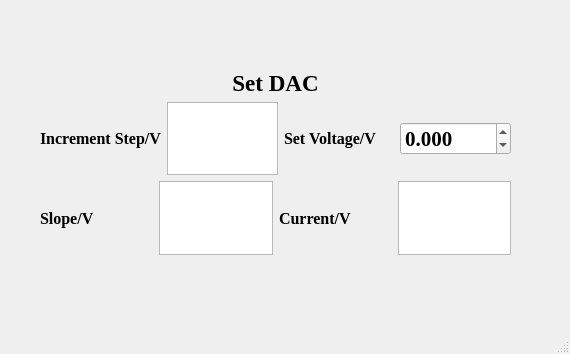
<?xml version="1.0" encoding="UTF-8"?>
<ui version="4.0">
 <class>MainWindow</class>
 <widget class="QMainWindow" name="MainWindow">
  <property name="geometry">
   <rect>
    <x>0</x>
    <y>0</y>
    <width>570</width>
    <height>354</height>
   </rect>
  </property>
  <property name="font">
   <font>
    <family>Times New Roman</family>
   </font>
  </property>
  <property name="windowTitle">
   <string>MainWindow</string>
  </property>
  <widget class="QWidget" name="centralwidget">
   <widget class="QWidget" name="layoutWidget">
    <property name="geometry">
     <rect>
      <x>40</x>
      <y>70</y>
      <width>471</width>
      <height>185</height>
     </rect>
    </property>
    <layout class="QVBoxLayout" name="verticalLayout">
     <item>
      <widget class="QLabel" name="label_18">
       <property name="font">
        <font>
         <family>Times New Roman</family>
         <pointsize>17</pointsize>
         <weight>75</weight>
         <bold>true</bold>
        </font>
       </property>
       <property name="layoutDirection">
        <enum>Qt::LeftToRight</enum>
       </property>
       <property name="text">
        <string>Set DAC</string>
       </property>
       <property name="alignment">
        <set>Qt::AlignCenter</set>
       </property>
      </widget>
     </item>
     <item>
      <layout class="QHBoxLayout" name="horizontalLayout" stretch="1,1,1,1">
       <item>
        <widget class="QLabel" name="label_22">
         <property name="font">
          <font>
           <family>Times New Roman</family>
           <pointsize>12</pointsize>
           <weight>75</weight>
           <bold>true</bold>
          </font>
         </property>
         <property name="text">
          <string>Increment Step/V</string>
         </property>
        </widget>
       </item>
       <item>
        <widget class="QTextEdit" name="increment">
         <property name="font">
          <font>
           <pointsize>16</pointsize>
           <weight>75</weight>
           <bold>true</bold>
          </font>
         </property>
        </widget>
       </item>
       <item>
        <widget class="QLabel" name="label_21">
         <property name="font">
          <font>
           <family>Times New Roman</family>
           <pointsize>12</pointsize>
           <weight>75</weight>
           <bold>true</bold>
          </font>
         </property>
         <property name="text">
          <string>Set Voltage/V</string>
         </property>
        </widget>
       </item>
       <item>
        <widget class="QDoubleSpinBox" name="final1">
         <property name="enabled">
          <bool>true</bool>
         </property>
         <property name="font">
          <font>
           <pointsize>16</pointsize>
           <weight>75</weight>
           <bold>true</bold>
          </font>
         </property>
         <property name="keyboardTracking">
          <bool>false</bool>
         </property>
         <property name="decimals">
          <number>3</number>
         </property>
         <property name="minimum">
          <double>-5.000000000000000</double>
         </property>
         <property name="maximum">
          <double>5.000000000000000</double>
         </property>
        </widget>
       </item>
      </layout>
     </item>
     <item>
      <layout class="QHBoxLayout" name="horizontalLayout_7" stretch="1,1,1,1">
       <item>
        <widget class="QLabel" name="label_23">
         <property name="font">
          <font>
           <family>Times New Roman</family>
           <pointsize>12</pointsize>
           <weight>75</weight>
           <bold>true</bold>
          </font>
         </property>
         <property name="text">
          <string>Slope/V</string>
         </property>
        </widget>
       </item>
       <item>
        <widget class="QTextEdit" name="slope">
         <property name="font">
          <font>
           <pointsize>16</pointsize>
           <weight>75</weight>
           <bold>true</bold>
          </font>
         </property>
        </widget>
       </item>
       <item>
        <widget class="QLabel" name="label_20">
         <property name="font">
          <font>
           <family>Times New Roman</family>
           <pointsize>12</pointsize>
           <weight>75</weight>
           <bold>true</bold>
          </font>
         </property>
         <property name="text">
          <string>Current/V</string>
         </property>
        </widget>
       </item>
       <item>
        <widget class="QTextEdit" name="cv">
         <property name="font">
          <font>
           <pointsize>16</pointsize>
           <weight>75</weight>
           <bold>true</bold>
          </font>
         </property>
         <property name="readOnly">
          <bool>true</bool>
         </property>
        </widget>
       </item>
      </layout>
     </item>
    </layout>
   </widget>
  </widget>
  <widget class="QMenuBar" name="menubar">
   <property name="geometry">
    <rect>
     <x>0</x>
     <y>0</y>
     <width>570</width>
     <height>21</height>
    </rect>
   </property>
  </widget>
  <widget class="QStatusBar" name="statusbar"/>
 </widget>
 <resources/>
 <connections/>
</ui>
